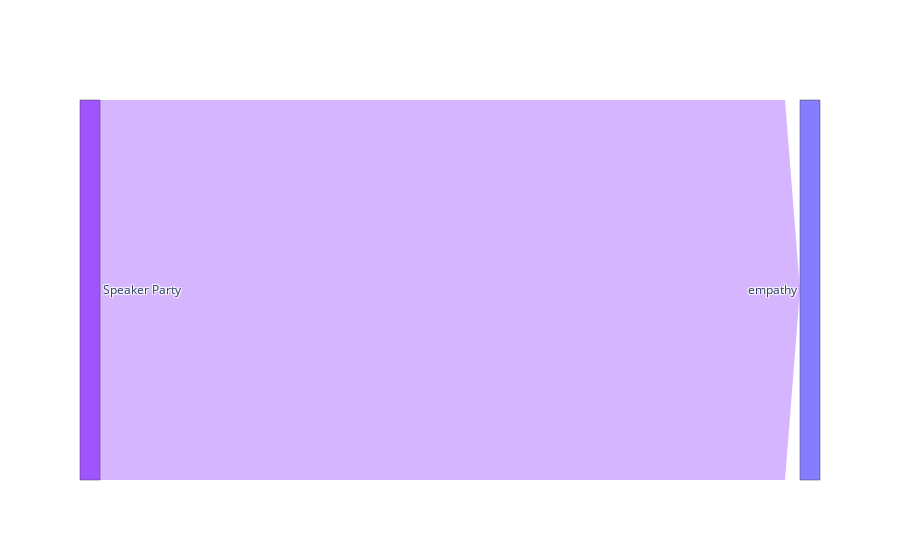
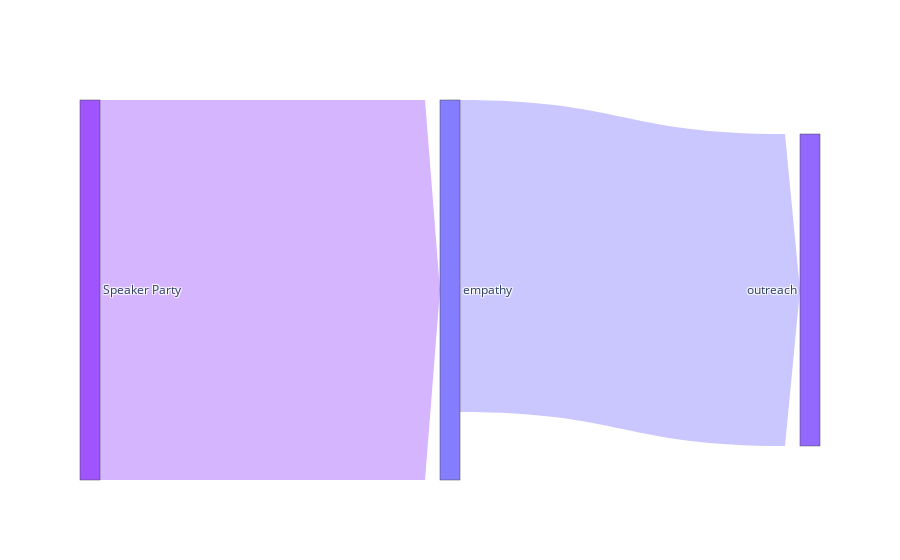
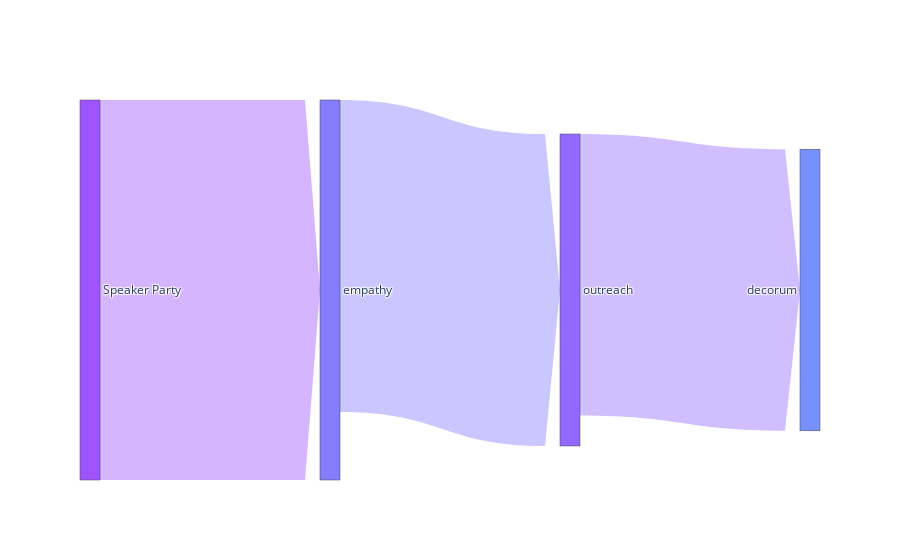
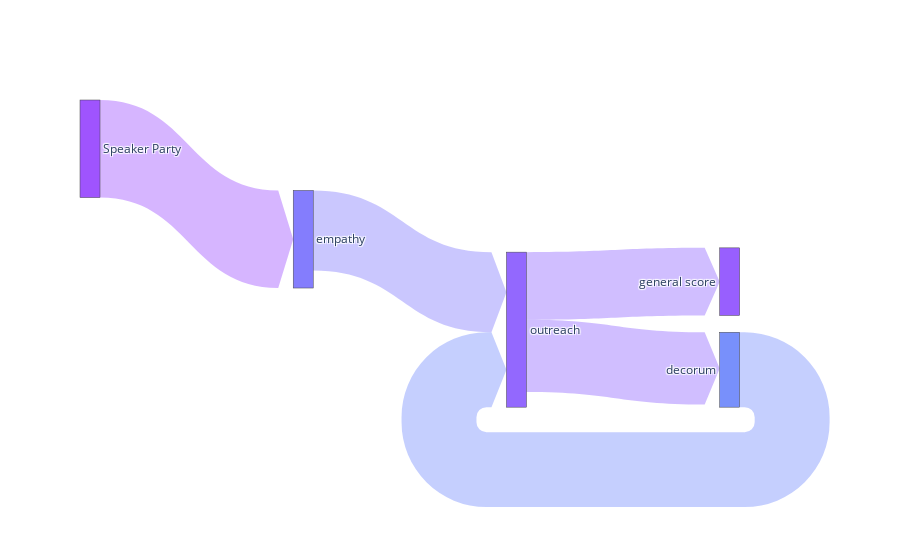

Notebook code cell kept with these figures, in order:
### Code cell
source = 'Speaker Party'
target = 'general score'

sub_data = data.copy()
sub_data = sub_data.rename(columns={'speaker_party_IS_DEMOCRAT': 'Speaker Party'})

corr = sub_data.corr()
sub_columns = corr.loc[:, [source, target]].abs().max(axis=1)
sub_columns = sub_columns[(sub_columns > 0.2) & (sub_columns < 0.8)]
sub_columns = [source, target] + list(sub_columns.index)

sub_data = sub_data[sub_columns]

for n_connections in [1, 2, 3, 5, 7, 9, 20, 50, 100]:
    dis_matrix, _, _ = compute_distance_matrix_from_df(sub_data)
    dm = DistanceMatrix(dis_matrix)
    dm.keep_strongest_outgoing_influence(n_connections, 'Speaker Party')
    fig = dm.to_go_figure()
    fig.show()

### Figure 1 — Plotly figure (JSON) as saved in the notebook; plotly's stock layout.template omitted (floating-point values rounded to 4 significant figures)
{"data": [{"arrangement": "freeform", "link": {"arrowlen": 15, "color": ["rgba(119, 12, 254, 0.3)"], "source": [0], "target": [4], "value": [0.3249]}, "node": {"color": ["rgba(119, 12, 254, 0.7)", "rgba(109, 28, 254, 0.7)", "rgba(101, 40, 254, 0.7)", "rgba(91, 56, 253, 0.7)", "rgba(81, 71, 252, 0.7)", "rgba(73, 83, 251, 0.7)", "rgba(63, 97, 250, 0.7)", "rgba(53, 112, 248, 0.7)", "rgba(45, 123, 246, 0.7)", "rgba(35, 136, 244, 0.7)", "rgba(25, 149, 242, 0.7)", "rgba(17, 159, 240, 0.7)", "rgba(7, 171, 237, 0.7)", "rgba(2, 183, 234, 0.7)", "rgba(10, 191, 232, 0.7)", "rgba(20, 201, 228, 0.7)", "rgba(30, 210, 225, 0.7)", "rgba(38, 217, 222, 0.7)", "rgba(48, 225, 218, 0.7)", "rgba(58, 232, 214, 0.7)", "rgba(66, 237, 210, 0.7)", "rgba(76, 242, 206, 0.7)", "rgba(86, 246, 201, 0.7)", "rgba(94, 249, 197, 0.7)", "rgba(104, 252, 192, 0.7)", "rgba(114, 254, 187, 0.7)", "rgba(122, 254, 183, 0.7)", "rgba(132, 254, 177, 0.7)", "rgba(140, 254, 172, 0.7)", "rgba(150, 252, 167, 0.7)", "rgba(160, 249, 161, 0.7)", "rgba(168, 246, 156, 0.7)", "rgba(178, 242, 149, 0.7)", "rgba(188, 237, 143, 0.7)", "rgba(196, 232, 138, 0.7)", "rgba(206, 225, 131, 0.7)", "rgba(216, 217, 124, 0.7)", "rgba(224, 210, 119, 0.7)", "rgba(234, 201, 112, 0.7)", "rgba(244, 191, 105, 0.7)", "rgba(252, 183, 99, 0.7)", "rgba(255, 171, 92, 0.7)", "rgba(255, 159, 84, 0.7)", "rgba(255, 149, 78, 0.7)", "rgba(255, 136, 71, 0.7)", "rgba(255, 123, 63, 0.7)", "rgba(255, 112, 57, 0.7)", "rgba(255, 97, 49, 0.7)", "rgba(255, 83, 42, 0.7)", "rgba(255, 71, 36, 0.7)", "rgba(255, 56, 28, 0.7)", "rgba(255, 40, 20, 0.7)", "rgba(255, 28, 14, 0.7)", "rgba(255, 12, 6, 0.7)"], "label": ["Speaker Party", "general score", "outreach", "persuasiveness", "empathy", "authenticity", "decorum", "tone is professional", "resonance", "preparation", "logical", "clarity", "egotistical", "relevant", "contextual awareness", "listening skills", "civil discourse", "coherence", "respectfulness", "responsiveness", "pro neutral", "language appropriateness", "evasiveness", "adherence to rules", "factuality", "contribution", "manipulation", "completeness", "respect for diverse opinions", "sensationalism", "use of evidence", "objectivity", "interruptions", "consistency", "conciseness", "venue respect", "accessibility", "innovation", "relevance", "fair play", "time management", "speaker_num_parts", "bias", "truthfulness", "tone is academic", "num_parts", "content quality", "speaker_num_parts_ratio", "balance", "quality of sources", "speaker_popular_votes_ratio", "controversiality", "confidence", "engagement"], "pad": 10}, "type": "sankey"}], "layout": {}}

### Figure 2 — Plotly figure (JSON) as saved in the notebook; plotly's stock layout.template omitted (floating-point values rounded to 4 significant figures)
{"data": [{"arrangement": "freeform", "link": {"arrowlen": 15, "color": ["rgba(119, 12, 254, 0.3)", "rgba(81, 71, 252, 0.3)"], "source": [0, 4], "target": [4, 2], "value": [0.3249, 0.2668]}, "node": {"color": ["rgba(119, 12, 254, 0.7)", "rgba(109, 28, 254, 0.7)", "rgba(101, 40, 254, 0.7)", "rgba(91, 56, 253, 0.7)", "rgba(81, 71, 252, 0.7)", "rgba(73, 83, 251, 0.7)", "rgba(63, 97, 250, 0.7)", "rgba(53, 112, 248, 0.7)", "rgba(45, 123, 246, 0.7)", "rgba(35, 136, 244, 0.7)", "rgba(25, 149, 242, 0.7)", "rgba(17, 159, 240, 0.7)", "rgba(7, 171, 237, 0.7)", "rgba(2, 183, 234, 0.7)", "rgba(10, 191, 232, 0.7)", "rgba(20, 201, 228, 0.7)", "rgba(30, 210, 225, 0.7)", "rgba(38, 217, 222, 0.7)", "rgba(48, 225, 218, 0.7)", "rgba(58, 232, 214, 0.7)", "rgba(66, 237, 210, 0.7)", "rgba(76, 242, 206, 0.7)", "rgba(86, 246, 201, 0.7)", "rgba(94, 249, 197, 0.7)", "rgba(104, 252, 192, 0.7)", "rgba(114, 254, 187, 0.7)", "rgba(122, 254, 183, 0.7)", "rgba(132, 254, 177, 0.7)", "rgba(140, 254, 172, 0.7)", "rgba(150, 252, 167, 0.7)", "rgba(160, 249, 161, 0.7)", "rgba(168, 246, 156, 0.7)", "rgba(178, 242, 149, 0.7)", "rgba(188, 237, 143, 0.7)", "rgba(196, 232, 138, 0.7)", "rgba(206, 225, 131, 0.7)", "rgba(216, 217, 124, 0.7)", "rgba(224, 210, 119, 0.7)", "rgba(234, 201, 112, 0.7)", "rgba(244, 191, 105, 0.7)", "rgba(252, 183, 99, 0.7)", "rgba(255, 171, 92, 0.7)", "rgba(255, 159, 84, 0.7)", "rgba(255, 149, 78, 0.7)", "rgba(255, 136, 71, 0.7)", "rgba(255, 123, 63, 0.7)", "rgba(255, 112, 57, 0.7)", "rgba(255, 97, 49, 0.7)", "rgba(255, 83, 42, 0.7)", "rgba(255, 71, 36, 0.7)", "rgba(255, 56, 28, 0.7)", "rgba(255, 40, 20, 0.7)", "rgba(255, 28, 14, 0.7)", "rgba(255, 12, 6, 0.7)"], "label": ["Speaker Party", "general score", "outreach", "persuasiveness", "empathy", "authenticity", "decorum", "tone is professional", "resonance", "preparation", "logical", "clarity", "egotistical", "relevant", "contextual awareness", "listening skills", "civil discourse", "coherence", "respectfulness", "responsiveness", "pro neutral", "language appropriateness", "evasiveness", "adherence to rules", "factuality", "contribution", "manipulation", "completeness", "respect for diverse opinions", "sensationalism", "use of evidence", "objectivity", "interruptions", "consistency", "conciseness", "venue respect", "accessibility", "innovation", "relevance", "fair play", "time management", "speaker_num_parts", "bias", "truthfulness", "tone is academic", "num_parts", "content quality", "speaker_num_parts_ratio", "balance", "quality of sources", "speaker_popular_votes_ratio", "controversiality", "confidence", "engagement"], "pad": 10}, "type": "sankey"}], "layout": {}}

### Figure 3 — Plotly figure (JSON) as saved in the notebook; plotly's stock layout.template omitted (floating-point values rounded to 4 significant figures)
{"data": [{"arrangement": "freeform", "link": {"arrowlen": 15, "color": ["rgba(119, 12, 254, 0.3)", "rgba(81, 71, 252, 0.3)", "rgba(101, 40, 254, 0.3)"], "source": [0, 4, 2], "target": [4, 2, 6], "value": [0.3249, 0.2668, 0.2408]}, "node": {"color": ["rgba(119, 12, 254, 0.7)", "rgba(109, 28, 254, 0.7)", "rgba(101, 40, 254, 0.7)", "rgba(91, 56, 253, 0.7)", "rgba(81, 71, 252, 0.7)", "rgba(73, 83, 251, 0.7)", "rgba(63, 97, 250, 0.7)", "rgba(53, 112, 248, 0.7)", "rgba(45, 123, 246, 0.7)", "rgba(35, 136, 244, 0.7)", "rgba(25, 149, 242, 0.7)", "rgba(17, 159, 240, 0.7)", "rgba(7, 171, 237, 0.7)", "rgba(2, 183, 234, 0.7)", "rgba(10, 191, 232, 0.7)", "rgba(20, 201, 228, 0.7)", "rgba(30, 210, 225, 0.7)", "rgba(38, 217, 222, 0.7)", "rgba(48, 225, 218, 0.7)", "rgba(58, 232, 214, 0.7)", "rgba(66, 237, 210, 0.7)", "rgba(76, 242, 206, 0.7)", "rgba(86, 246, 201, 0.7)", "rgba(94, 249, 197, 0.7)", "rgba(104, 252, 192, 0.7)", "rgba(114, 254, 187, 0.7)", "rgba(122, 254, 183, 0.7)", "rgba(132, 254, 177, 0.7)", "rgba(140, 254, 172, 0.7)", "rgba(150, 252, 167, 0.7)", "rgba(160, 249, 161, 0.7)", "rgba(168, 246, 156, 0.7)", "rgba(178, 242, 149, 0.7)", "rgba(188, 237, 143, 0.7)", "rgba(196, 232, 138, 0.7)", "rgba(206, 225, 131, 0.7)", "rgba(216, 217, 124, 0.7)", "rgba(224, 210, 119, 0.7)", "rgba(234, 201, 112, 0.7)", "rgba(244, 191, 105, 0.7)", "rgba(252, 183, 99, 0.7)", "rgba(255, 171, 92, 0.7)", "rgba(255, 159, 84, 0.7)", "rgba(255, 149, 78, 0.7)", "rgba(255, 136, 71, 0.7)", "rgba(255, 123, 63, 0.7)", "rgba(255, 112, 57, 0.7)", "rgba(255, 97, 49, 0.7)", "rgba(255, 83, 42, 0.7)", "rgba(255, 71, 36, 0.7)", "rgba(255, 56, 28, 0.7)", "rgba(255, 40, 20, 0.7)", "rgba(255, 28, 14, 0.7)", "rgba(255, 12, 6, 0.7)"], "label": ["Speaker Party", "general score", "outreach", "persuasiveness", "empathy", "authenticity", "decorum", "tone is professional", "resonance", "preparation", "logical", "clarity", "egotistical", "relevant", "contextual awareness", "listening skills", "civil discourse", "coherence", "respectfulness", "responsiveness", "pro neutral", "language appropriateness", "evasiveness", "adherence to rules", "factuality", "contribution", "manipulation", "completeness", "respect for diverse opinions", "sensationalism", "use of evidence", "objectivity", "interruptions", "consistency", "conciseness", "venue respect", "accessibility", "innovation", "relevance", "fair play", "time management", "speaker_num_parts", "bias", "truthfulness", "tone is academic", "num_parts", "content quality", "speaker_num_parts_ratio", "balance", "quality of sources", "speaker_popular_votes_ratio", "controversiality", "confidence", "engagement"], "pad": 10}, "type": "sankey"}], "layout": {}}

### Figure 4 — Plotly figure (JSON) as saved in the notebook; plotly's stock layout.template omitted (floating-point values rounded to 4 significant figures)
{"data": [{"arrangement": "freeform", "link": {"arrowlen": 15, "color": ["rgba(119, 12, 254, 0.3)", "rgba(81, 71, 252, 0.3)", "rgba(63, 97, 250, 0.3)", "rgba(101, 40, 254, 0.3)", "rgba(101, 40, 254, 0.3)"], "source": [0, 4, 6, 2, 2], "target": [4, 2, 2, 6, 1], "value": [0.3249, 0.2668, 0.2494, 0.2408, 0.225]}, "node": {"color": ["rgba(119, 12, 254, 0.7)", "rgba(109, 28, 254, 0.7)", "rgba(101, 40, 254, 0.7)", "rgba(91, 56, 253, 0.7)", "rgba(81, 71, 252, 0.7)", "rgba(73, 83, 251, 0.7)", "rgba(63, 97, 250, 0.7)", "rgba(53, 112, 248, 0.7)", "rgba(45, 123, 246, 0.7)", "rgba(35, 136, 244, 0.7)", "rgba(25, 149, 242, 0.7)", "rgba(17, 159, 240, 0.7)", "rgba(7, 171, 237, 0.7)", "rgba(2, 183, 234, 0.7)", "rgba(10, 191, 232, 0.7)", "rgba(20, 201, 228, 0.7)", "rgba(30, 210, 225, 0.7)", "rgba(38, 217, 222, 0.7)", "rgba(48, 225, 218, 0.7)", "rgba(58, 232, 214, 0.7)", "rgba(66, 237, 210, 0.7)", "rgba(76, 242, 206, 0.7)", "rgba(86, 246, 201, 0.7)", "rgba(94, 249, 197, 0.7)", "rgba(104, 252, 192, 0.7)", "rgba(114, 254, 187, 0.7)", "rgba(122, 254, 183, 0.7)", "rgba(132, 254, 177, 0.7)", "rgba(140, 254, 172, 0.7)", "rgba(150, 252, 167, 0.7)", "rgba(160, 249, 161, 0.7)", "rgba(168, 246, 156, 0.7)", "rgba(178, 242, 149, 0.7)", "rgba(188, 237, 143, 0.7)", "rgba(196, 232, 138, 0.7)", "rgba(206, 225, 131, 0.7)", "rgba(216, 217, 124, 0.7)", "rgba(224, 210, 119, 0.7)", "rgba(234, 201, 112, 0.7)", "rgba(244, 191, 105, 0.7)", "rgba(252, 183, 99, 0.7)", "rgba(255, 171, 92, 0.7)", "rgba(255, 159, 84, 0.7)", "rgba(255, 149, 78, 0.7)", "rgba(255, 136, 71, 0.7)", "rgba(255, 123, 63, 0.7)", "rgba(255, 112, 57, 0.7)", "rgba(255, 97, 49, 0.7)", "rgba(255, 83, 42, 0.7)", "rgba(255, 71, 36, 0.7)", "rgba(255, 56, 28, 0.7)", "rgba(255, 40, 20, 0.7)", "rgba(255, 28, 14, 0.7)", "rgba(255, 12, 6, 0.7)"], "label": ["Speaker Party", "general score", "outreach", "persuasiveness", "empathy", "authenticity", "decorum", "tone is professional", "resonance", "preparation", "logical", "clarity", "egotistical", "relevant", "contextual awareness", "listening skills", "civil discourse", "coherence", "respectfulness", "responsiveness", "pro neutral", "language appropriateness", "evasiveness", "adherence to rules", "factuality", "contribution", "manipulation", "completeness", "respect for diverse opinions", "sensationalism", "use of evidence", "objectivity", "interruptions", "consistency", "conciseness", "venue respect", "accessibility", "innovation", "relevance", "fair play", "time management", "speaker_num_parts", "bias", "truthfulness", "tone is academic", "num_parts", "content quality", "speaker_num_parts_ratio", "balance", "quality of sources", "speaker_popular_votes_ratio", "controversiality", "confidence", "engagement"], "pad": 10}, "type": "sankey"}], "layout": {}}
